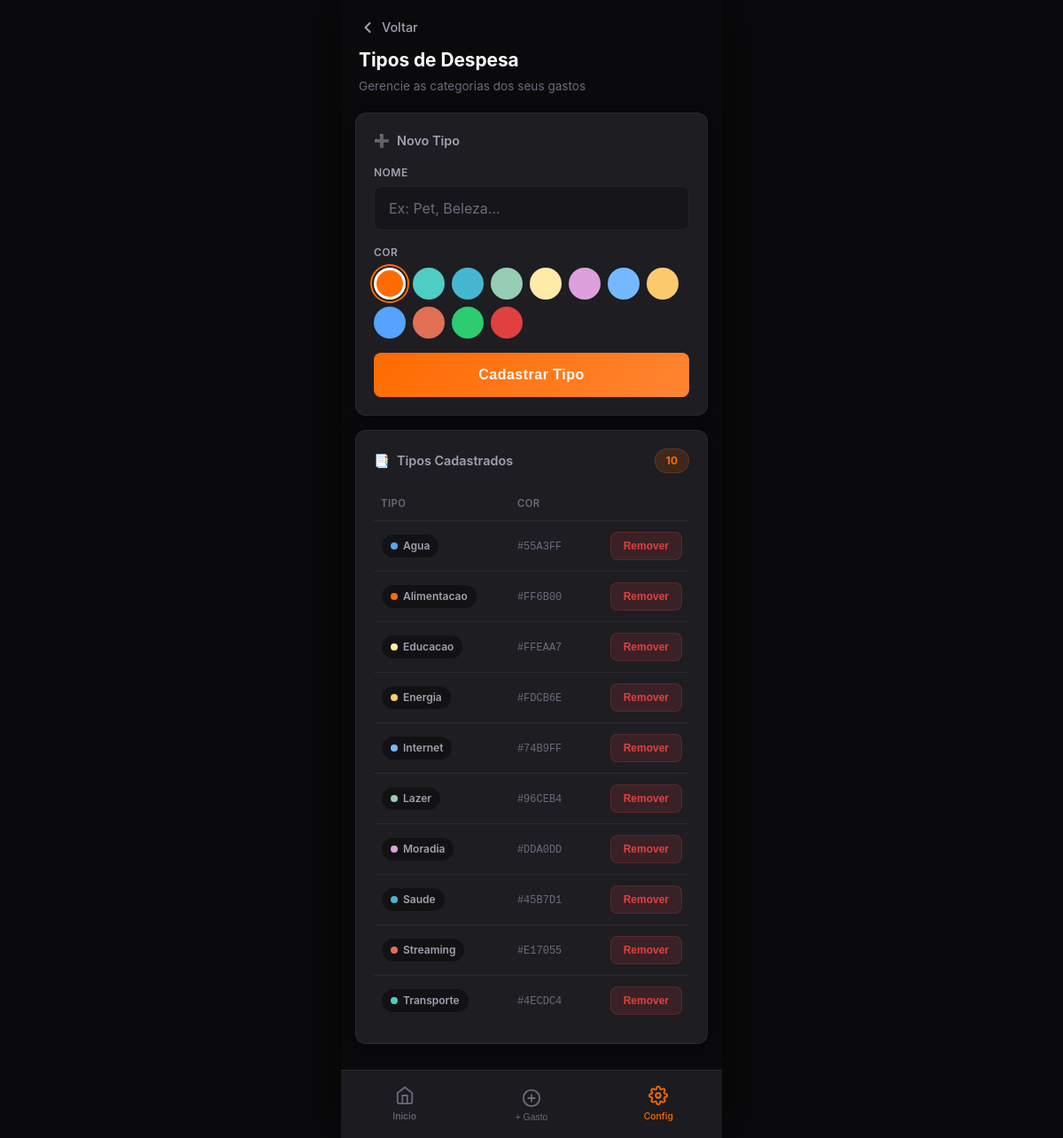
The page /expense-types (signed in) on the database its author committed.
### app.py (models this page shows)
class ExpenseType(db.Model):
    __tablename__ = 'expense_types'
    id = db.Column(db.Integer, primary_key=True)
    name = db.Column(db.String(100), nullable=False)
    color = db.Column(db.String(7), default='#FF6B00')
    created_at = db.Column(db.DateTime, default=datetime.utcnow)
    variable_expenses = db.relationship('VariableExpense', backref='expense_type', lazy=True)
    fixed_expenses = db.relationship('FixedExpense', backref='expense_type', lazy=True)

### app.py (the view)
@app.route("/expense-types")
@login_required
def expense_types():
    types = ExpenseType.query.order_by(ExpenseType.name).all()
    return render_template("expense_types.html", types=types)

### app.py (called while the page is built)
def login_required(f):
    @wraps(f)
    def decorated_function(*args, **kwargs):
        if 'user_id' not in session:
            flash('Faca login para continuar.', 'warning')
            return redirect(url_for('login'))
        return f(*args, **kwargs)
    return decorated_function

@app.context_processor
def inject_globals():
    return {
        'now': datetime.now(),
        'months': MONTHS_PT,
    }

### templates/expense_types.html (shortened to what this page needs)
{% extends "base.html" %}
{% block content %}
<div class="page-header">
    <a href="{{ url_for('dashboard') }}" class="back-btn">
        <svg width="20" height="20" viewBox="0 0 24 24" fill="none" stroke="currentColor" stroke-width="2.5" stroke-linecap="round" stroke-linejoin="round"><polyline points="15 18 9 12 15 6"></polyline></svg>
        Voltar
    </a>
</div>
<div style="padding: 0 20px 20px;">
    <h1 style="font-size: 1.3rem; font-weight: 700;">Tipos de Despesa</h1>
    <p style="color: var(--text-muted); font-size: 0.85rem; margin-top: 4px;">Gerencie as categorias dos seus gastos</p>
</div>
<div class="card">
    <div class="card-header">
        <div class="card-title">
            <span>➕</span> Novo Tipo
        </div>
    </div>
    <form method="POST" action="{{ url_for('add_expense_type') }}">
        <div class="form-group">
            <label class="form-label">Nome</label>
            <input type="text" name="name" class="form-input" placeholder="Ex: Pet, Beleza..." required>
        </div>
        <div class="form-group">
            <label class="form-label">Cor</label>
            <div class="color-picker">
                {% set colors = ['#FF6B00', '#4ECDC4', '#45B7D1', '#96CEB4', '#FFEAA7', '#DDA0DD', '#74B9FF', '#FDCB6E', '#55A3FF', '#E17055', '#2ECC71', '#E04040'] %}
                {% for color in colors %}
                <label class="color-option" style="background: {{ color }};">
                </label>
                {% endfor %}
            </div>
        </div>
        <button type="submit" class="btn-primary">Cadastrar Tipo</button>
    </form>
</div>
<div class="card">
    <div class="card-header">
        <div class="card-title">
            <span>📑</span> Tipos Cadastrados
        </div>
        <div class="card-badge">{{ types | length }}</div>
    </div>
    {% if types %}
    <table class="data-table">
        <thead>
            <tr>
                <th>Tipo</th>
                <th>Cor</th>
                <th></th>
            </tr>
        </thead>
        <tbody>
            {% for t in types %}
            <tr>
                <td>
                    <span class="type-tag">
                        <span class="dot" style="background: {{ t.color }}"></span>
                        {{ t.name }}
                    </span>
                </td>
                <td>
                    <span style="font-size: 0.75rem; color: var(--text-muted); font-family: monospace;">{{ t.color }}</span>
                </td>
                <td class="actions">
                    <form method="POST" action="{{ url_for('delete_expense_type', type_id=t.id) }}" style="display: inline;" onsubmit="return confirm('Remover este tipo? Todos os gastos associados perderao a categoria.')">
                        <button type="submit" class="btn-danger">Remover</button>
                    </form>
                </td>
            </tr>
            {% endfor %}
        </tbody>
    </table>
    {% else %}
    <div class="empty-state">
        <div class="icon">📑</div>
        <p>Nenhum tipo cadastrado.</p>
    </div>
    {% endif %}
</div>
{% endblock %}

### templates/base.html (style rules this page uses)
:root { --bg-primary: #121214; --bg-card: #1D1D22; --bg-card-hover: #25252C; --bg-input: #16161A; --text-primary: #FFFFFF; --text-secondary: #A0A0B0; --text-muted: #6B6B7B; --accent-orange: #FF6B00; --accent-orange-light: #FF8533; --accent-orange-glow: rgba(255, 107, 0, 0.15); --accent-red: #E04040; --accent-red-light: #F06060; --accent-green: #2ECC71; --accent-green-light: #58D68D; --border-subtle: rgba(255, 255, 255, 0.06); --border-focus: rgba(255, 107, 0, 0.3); --shadow-card: 0 4px 20px rgba(0, 0, 0, 0.4); --shadow-glow: 0 0 20px rgba(255, 107, 0, 0.1); --radius-sm: 8px; --radius-md: 12px; --radius-lg: 16px; --transition: all 0.25s cubic-bezier(0.4, 0, 0.2, 1); }
* { margin: 0; padding: 0; box-sizing: border-box; -webkit-tap-highlight-color: transparent; }
html { font-size: 16px; scroll-behavior: smooth; }
body { font-family: -apple-system, BlinkMacSystemFont, 'Segoe UI', Roboto, 'Helvetica Neue', Arial, sans-serif; background-color: var(--bg-primary); color: var(--text-primary); min-height: 100vh; line-height: 1.5; overflow-x: hidden; -webkit-font-smoothing: antialiased; }
@media (min-width: 431px) { body { background: #0a0a0c; } }
.card { background: var(--bg-card); border-radius: var(--radius-md); margin: 0 16px 16px; padding: 20px; border: 1px solid var(--border-subtle); box-shadow: var(--shadow-card); transition: var(--transition); animation: fadeInUp 0.5s ease-out forwards; }
.card-header { display: flex; align-items: center; justify-content: space-between; margin-bottom: 16px; }
.card-title { font-size: 0.9rem; font-weight: 600; color: var(--text-secondary); display: flex; align-items: center; gap: 8px; }
.card-badge { font-size: 0.75rem; font-weight: 700; padding: 4px 12px; border-radius: 20px; background: var(--accent-orange-glow); color: var(--accent-orange); border: 1px solid rgba(255, 107, 0, 0.2); }
.form-group { margin-bottom: 16px; }
.form-label { display: block; font-size: 0.75rem; font-weight: 600; color: var(--text-secondary); margin-bottom: 6px; text-transform: uppercase; letter-spacing: 0.5px; }
.form-input, .form-select { width: 100%; padding: 14px 16px; background: var(--bg-input); border: 1px solid var(--border-subtle); border-radius: var(--radius-sm); color: var(--text-primary); font-size: 1rem; font-family: inherit; transition: var(--transition); outline: none; }
.form-input::placeholder { color: var(--text-muted); }
.btn-primary { width: 100%; padding: 16px; background: linear-gradient(135deg, var(--accent-orange), var(--accent-orange-light)); color: white; border: none; border-radius: var(--radius-sm); font-size: 1rem; font-weight: 700; cursor: pointer; transition: var(--transition); letter-spacing: 0.5px; }
.btn-danger { padding: 8px 14px; background: rgba(224, 64, 64, 0.15); color: var(--accent-red); border: 1px solid rgba(224, 64, 64, 0.2); border-radius: var(--radius-sm); font-size: 0.75rem; font-weight: 600; cursor: pointer; transition: var(--transition); }
.data-table { width: 100%; border-collapse: collapse; margin-top: 12px; font-size: 0.85rem; }
.data-table th { text-align: left; padding: 10px 8px; color: var(--text-muted); font-weight: 600; font-size: 0.7rem; text-transform: uppercase; letter-spacing: 0.5px; border-bottom: 1px solid var(--border-subtle); }
.data-table td { padding: 12px 8px; border-bottom: 1px solid var(--border-subtle); color: var(--text-secondary); }
.data-table tr:last-child td { border-bottom: none; }
.data-table .actions { text-align: right; }
.type-tag { display: inline-flex; align-items: center; gap: 6px; padding: 4px 10px; border-radius: 20px; font-size: 0.75rem; font-weight: 600; background: var(--bg-primary); border: 1px solid var(--border-subtle); }
.type-tag .dot { width: 8px; height: 8px; border-radius: 50%; }
.card:nth-child(3) { animation-delay: 0.15s; }
.page-header { padding: 20px 20px 10px; display: flex; align-items: center; justify-content: space-between; }
.page-header .back-btn { display: flex; align-items: center; gap: 6px; color: var(--text-secondary); text-decoration: none; font-size: 0.9rem; font-weight: 500; }
.color-picker { display: flex; gap: 8px; flex-wrap: wrap; margin-top: 8px; }
.color-option { width: 36px; height: 36px; border-radius: 50%; border: 3px solid transparent; cursor: pointer; transition: var(--transition); }
.color-option.selected { border-color: white; box-shadow: 0 0 0 2px var(--bg-card), 0 0 0 4px var(--accent-orange); }

### rows shown on the page
ExpenseType: name "Agua", color "#55A3FF"
ExpenseType: name "Alimentacao", color "#FF6B00"
ExpenseType: name "Educacao", color "#FFEAA7"
ExpenseType: name "Energia", color "#FDCB6E"
ExpenseType: name "Internet", color "#74B9FF"
ExpenseType: name "Lazer", color "#96CEB4"
ExpenseType: name "Moradia", color "#DDA0DD"
ExpenseType: name "Saude", color "#45B7D1"
ExpenseType: name "Streaming", color "#E17055"
ExpenseType: name "Transporte", color "#4ECDC4"

### other values the page prints
{{ types | length }} "10"
